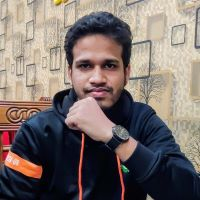
#> input picture sm_pic.jpg, 200 x 200 px, found by its file name
$ python code.py
#> lines starting #> are read from the running program, lines starting #| are printed output that depends on the picture
from PIL import Image
import matplotlib.pyplot as plt
import numpy as np

img = Image.open("sm_pic.jpg")
#> img is the input picture: PIL image 200x200 RGB; mean R, G, B 121.9, 110.4, 106.4
gray_img = img.convert("L")
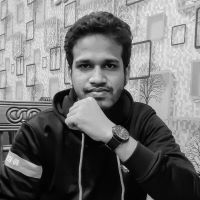
#> gray_img: PIL image 200x200 L; min 0, max 238, mean 113.4
img_array = np.array(gray_img)
negative_img = 255 - img_array
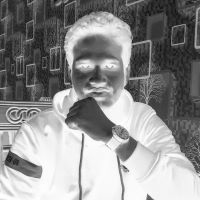
#> negative_img: shape (200, 200); min 17, max 255, mean 141.6

plt.figure(figsize=(10,5))
plt.subplot(1,2,1)
plt.imshow(gray_img, cmap='gray')
plt.title("Original Grayscale Image")

plt.subplot(1,2,2)
plt.imshow(negative_img, cmap='gray')
plt.title("Negative Image")

print("Negative Image Matrix:\n")
print(negative_img)
#> (printed output is left out)
plt.show()
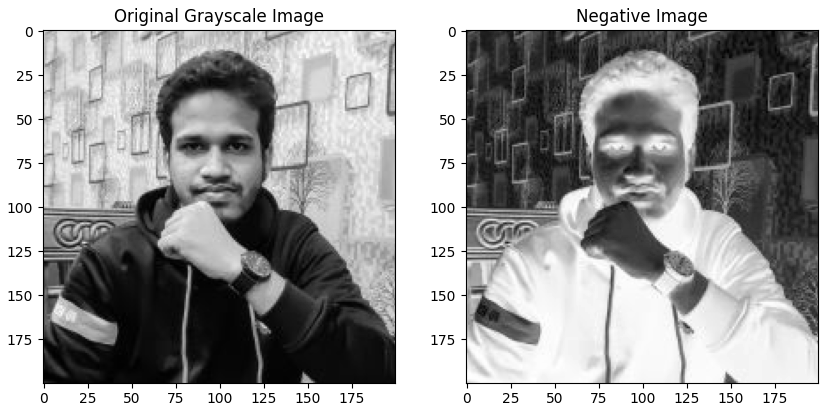
#> figure drawn by matplotlib, 2 panels
